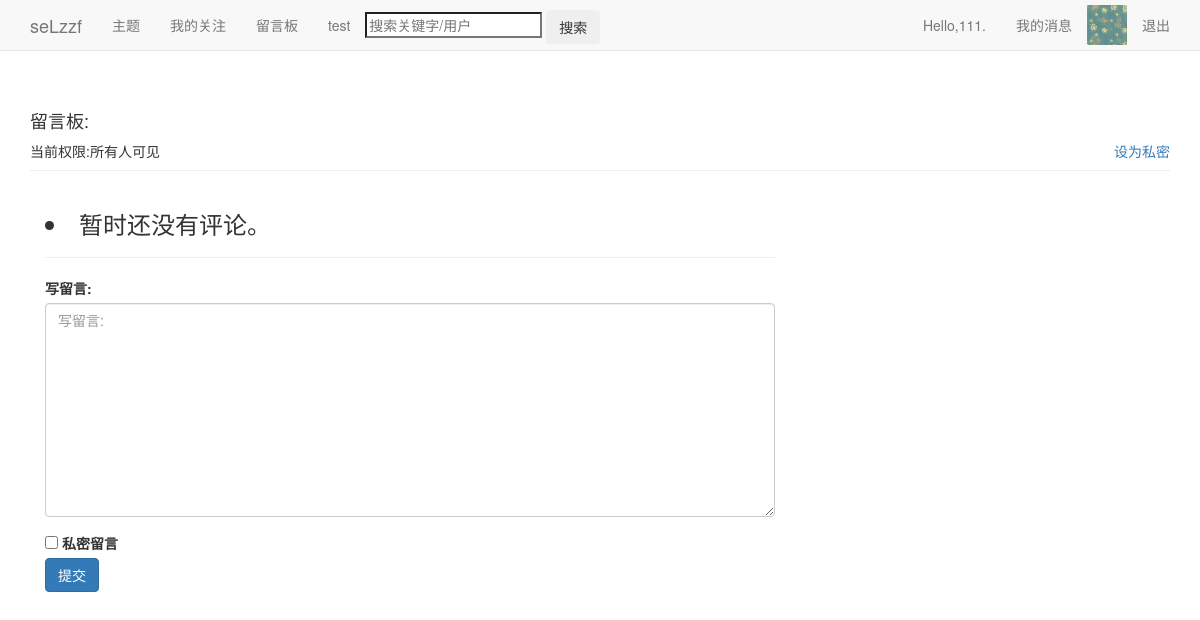
Page /message/87/ (signed in) on the earlier database version.
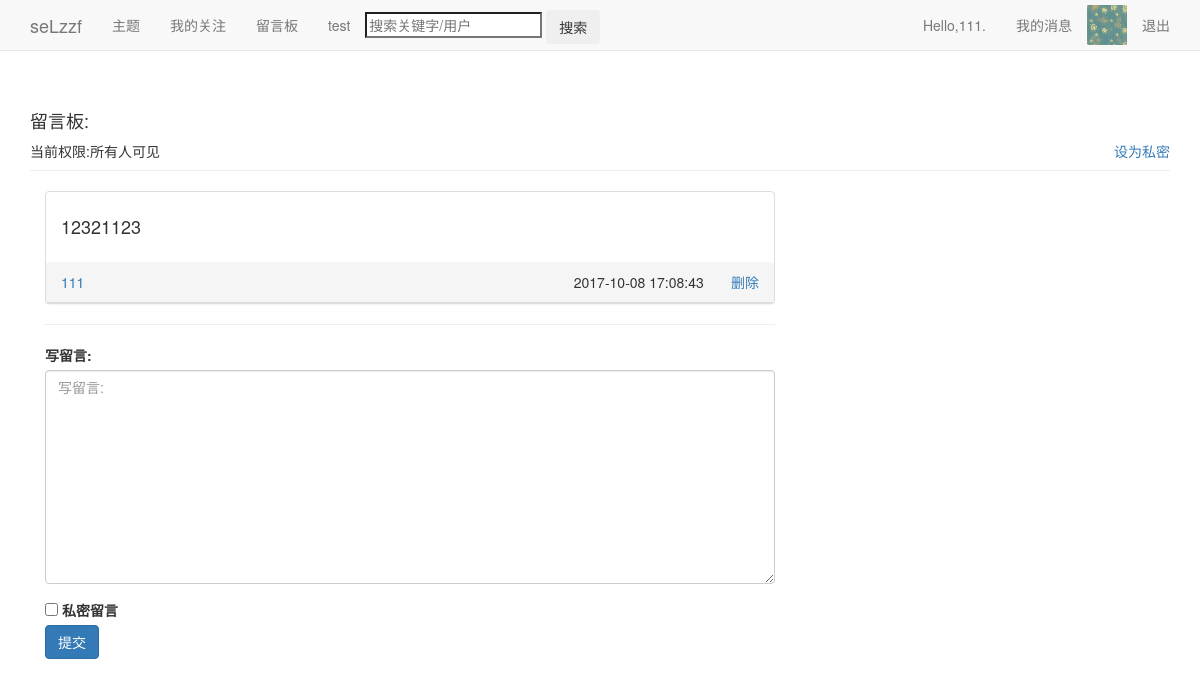
Same page on the later database version.
### message/models.py (models this page shows, shortened)
class Message(models.Model):
	t_m=models.ForeignKey(To_Message)
	giver=models.ForeignKey(User)
	message=models.TextField('写留言:')
	date_added=models.DateTimeField(auto_now_add=True)
	私密留言=models.BooleanField(default=False)

### message/views.py (the view)
# urls.py: url(r'^message/',include('message.urls',namespace='message')),
def message(request,user_id):
	page_user=User.objects.get(id=user_id)
	request_user=request.user
	try:
		T_M=To_Message.objects.get(owner=page_user)
	except:
		T_M=To_Message(owner=page_user,to_message='留言板',设为私密='False')
		T_M.save()
	if request.method=='POST':
		form=MessageForm(data=request.POST)
		if form.is_valid():
			new_message=form.save(commit=False)
			new_message.t_m=T_M
			new_message.giver=request_user
			new_message.save()
			return HttpResponseRedirect(reverse('message:message',args=[page_user.id]))
	else:
		if request_user==page_user:
			messages=Message.objects.filter(t_m=T_M)
		elif T_M.设为私密==True:
			return HttpResponse('你没有访问权限')
		else:
			message1=Message.objects.filter(t_m=T_M,私密留言=False)
			message2=Message.objects.filter(t_m=T_M,私密留言=True,giver=request_user)
			messages=message1|message2
		message_form=MessageForm
		context={'request_user':request_user,'page_user':page_user,'T_M':T_M,'messages':messages,'message_form':message_form}
		return render(request,'message/message.html',context)

### blog/context_processor.py (called while the page is built)
def request_userinfo(request):
	user=request.user
	try:
		request_userinfo=Userinfo.objects.get(user=user)
		return {'request_userinfo':request_userinfo}
	except:
		return {'request_userinfo':'请登录.'}

### message/templates/message/message.html (shortened to what this page needs)
{% extends "blogs/base.html" %}
{% load bootstrap3 %}
{% block header %}
<div>
  <h4>留言板:</h4>
  {% if user == page_user %}
    {% if T_M.设为私密 %}
	  当前权限:仅自己可见<a href="{% url 'message:message_privacy' %}" style="float:right;">设为公开</a>
	{% else %}
	  当前权限:所有人可见<a href="{% url 'message:message_privacy' %}" style="float:right;">设为私密</a>
	{% endif %}
  {% endif %}
</div>
{% endblock header %}
{% block content %}
<div class='col-md-8'>
  {% for message in messages %}
  <div class='panel panel-default'>
    <div class='panel-body'>
	  <h4>{{ message.message|linebreaks }}<h4>
    </div>
    <div class='panel-heading'>
	  <a href="{% url 'users:userinfo' message.giver.id %}">{{message.giver}}</a>
	  <span style="float:right;">
        {{message.date_added|date:'Y-m-d H:i:s'}}&nbsp&nbsp&nbsp
	    {% if page_user == request_user %}
	      <a href="{% url 'message:message_delete' page_user.id message.id %}">删除</a>
	    {% endif %}
	  </span>
    </div>
  </div>
  {% empty %}
    <h3><li>暂时还没有评论。</li></h3>
  {% endfor %}
<hr/>
  <div>
  <form method='POST' action="{% url 'message:message' page_user.id %}">
    {% bootstrap_form message_form %}
    {% buttons %}
	<button name='submit' class='btn btn-primary'>提交</button>
	{% endbuttons %}
  </form>
  </div>
</div>
{% endblock content %}

Differences in the rows shown:
added Message: message "12321123", giver "111", date_added "2017-10-08 17:08:43"
Other differences:
text no longer shown: "暂时还没有评论。"
